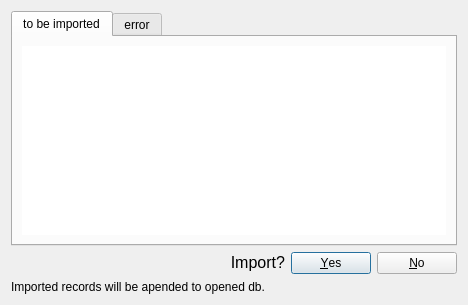
<?xml version="1.0" encoding="UTF-8"?>
<ui version="4.0">
 <class>ImportWindow</class>
 <widget class="QDialog" name="ImportWindow">
  <property name="windowModality">
   <enum>Qt::ApplicationModal</enum>
  </property>
  <property name="geometry">
   <rect>
    <x>0</x>
    <y>0</y>
    <width>468</width>
    <height>305</height>
   </rect>
  </property>
  <property name="sizePolicy">
   <sizepolicy hsizetype="Preferred" vsizetype="Preferred">
    <horstretch>0</horstretch>
    <verstretch>0</verstretch>
   </sizepolicy>
  </property>
  <property name="minimumSize">
   <size>
    <width>450</width>
    <height>250</height>
   </size>
  </property>
  <property name="maximumSize">
   <size>
    <width>844</width>
    <height>526</height>
   </size>
  </property>
  <property name="windowTitle">
   <string>import status</string>
  </property>
  <layout class="QVBoxLayout" name="verticalLayout">
   <item>
    <widget class="QTabWidget" name="importedTab">
     <property name="sizePolicy">
      <sizepolicy hsizetype="Expanding" vsizetype="Expanding">
       <horstretch>0</horstretch>
       <verstretch>0</verstretch>
      </sizepolicy>
     </property>
     <property name="currentIndex">
      <number>0</number>
     </property>
     <widget class="QWidget" name="importTab">
      <attribute name="title">
       <string>to be imported</string>
      </attribute>
      <layout class="QHBoxLayout" name="horizontalLayout_2">
       <item>
        <widget class="QTableWidget" name="import_status_table">
         <property name="frameShape">
          <enum>QFrame::NoFrame</enum>
         </property>
         <property name="gridStyle">
          <enum>Qt::DashLine</enum>
         </property>
        </widget>
       </item>
      </layout>
     </widget>
     <widget class="QWidget" name="errorTab">
      <attribute name="title">
       <string>error</string>
      </attribute>
      <layout class="QVBoxLayout" name="verticalLayout_2"/>
     </widget>
    </widget>
   </item>
   <item>
    <layout class="QHBoxLayout" name="horizontalLayout">
     <property name="sizeConstraint">
      <enum>QLayout::SetFixedSize</enum>
     </property>
     <item>
      <widget class="QLabel" name="label">
       <property name="enabled">
        <bool>true</bool>
       </property>
       <property name="sizePolicy">
        <sizepolicy hsizetype="Expanding" vsizetype="Fixed">
         <horstretch>0</horstretch>
         <verstretch>0</verstretch>
        </sizepolicy>
       </property>
       <property name="font">
        <font>
         <pointsize>12</pointsize>
         <kerning>true</kerning>
        </font>
       </property>
       <property name="layoutDirection">
        <enum>Qt::LeftToRight</enum>
       </property>
       <property name="text">
        <string>Import?</string>
       </property>
       <property name="alignment">
        <set>Qt::AlignRight|Qt::AlignTrailing|Qt::AlignVCenter</set>
       </property>
      </widget>
     </item>
     <item>
      <widget class="QDialogButtonBox" name="import_status_btn">
       <property name="sizePolicy">
        <sizepolicy hsizetype="Fixed" vsizetype="Fixed">
         <horstretch>0</horstretch>
         <verstretch>0</verstretch>
        </sizepolicy>
       </property>
       <property name="layoutDirection">
        <enum>Qt::LeftToRight</enum>
       </property>
       <property name="orientation">
        <enum>Qt::Horizontal</enum>
       </property>
       <property name="standardButtons">
        <set>QDialogButtonBox::No|QDialogButtonBox::Yes</set>
       </property>
       <property name="centerButtons">
        <bool>true</bool>
       </property>
      </widget>
     </item>
    </layout>
   </item>
   <item>
    <widget class="QLabel" name="label_2">
     <property name="text">
      <string>Imported records will be apended to opened db.</string>
     </property>
    </widget>
   </item>
  </layout>
 </widget>
 <resources/>
 <connections>
  <connection>
   <sender>import_status_btn</sender>
   <signal>accepted()</signal>
   <receiver>ImportWindow</receiver>
   <slot>accept()</slot>
   <hints>
    <hint type="sourcelabel">
     <x>831</x>
     <y>499</y>
    </hint>
    <hint type="destinationlabel">
     <x>157</x>
     <y>274</y>
    </hint>
   </hints>
  </connection>
  <connection>
   <sender>import_status_btn</sender>
   <signal>rejected()</signal>
   <receiver>ImportWindow</receiver>
   <slot>reject()</slot>
   <hints>
    <hint type="sourcelabel">
     <x>831</x>
     <y>505</y>
    </hint>
    <hint type="destinationlabel">
     <x>286</x>
     <y>274</y>
    </hint>
   </hints>
  </connection>
 </connections>
</ui>
